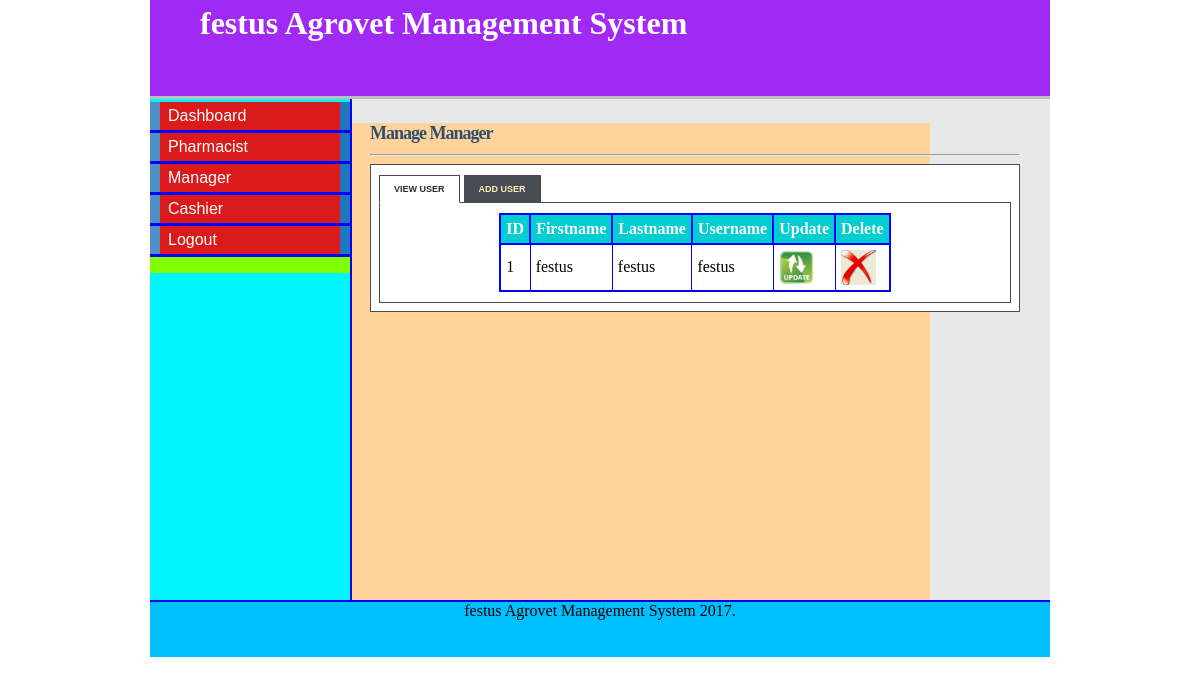
Page /admin_manager.php (signed in) on the committed database.
### tables this page shows
CREATE TABLE IF NOT EXISTS `manager` (
  `manager_id` tinyint(5) NOT NULL AUTO_INCREMENT,
  `first_name` varchar(15) NOT NULL,
  `last_name` varchar(15) NOT NULL,
  `staff_id` varchar(10) NOT NULL,
  `postal_address` varchar(20) NOT NULL,
  `phone` varchar(12) NOT NULL,
  `email` varchar(20) NOT NULL,
  `username` varchar(10) NOT NULL,
  `password` varchar(10) NOT NULL,
  `date` datetime NOT NULL,
  PRIMARY KEY (`manager_id`)
);

### admin_manager.php (the view, shortened to what this page needs)
<html>
<head>
<link rel="stylesheet" type="text/css" href="style/mystyle.css">
<link rel="stylesheet" href="style/style.css" type="text/css" media="screen" />
<link rel="stylesheet" href="style/table.css" type="text/css" media="screen" />
</head>
<body>
<div id="content">
<div id="header">
<h1><a href="#"></a> festus Agrovet Management System</h1></div>
<div id="left_column">
<div id="button">
<ul>
			<li><a href="admin.php">Dashboard</a></li>
			<li><a href="admin_pharmacist.php">Pharmacist</a></li>
			<li><a href="admin_manager.php">Manager</a></li>
			<li><a href="admin_cashier.php">Cashier</a></li>
			<li><a href="logout.php">Logout</a></li>
		</ul>
</div>
		</div>
<div id="main">
<div id="tabbed_box" class="tabbed_box">
    <h4>Manage Manager</h4>
<hr/>
    <div class="tabbed_area">
        <ul class="tabs">
            <li><a href="javascript:tabSwitch('tab_1', 'content_1');" id="tab_1" class="active">View User</a></li>
            <li><a href="javascript:tabSwitch('tab_2', 'content_2');" id="tab_2">Add User</a></li>
        </ul>
        <div id="content_1" class="content">
			<?php echo $message;
        $result = mysql_query("SELECT * FROM manager")
                or die(mysql_error());
        echo "<table border='1' cellpadding='5' align='center'>";
        echo "<tr> <th>ID</th><th>Firstname </th> <th>Lastname </th> <th>Username </th><th>Update </th><th>Delete</th></tr>";
        while($row = mysql_fetch_array( $result )) {
                echo "<tr>";
                echo '<td>' . $row['manager_id'] . '</td>';
                echo '<td>' . $row['first_name'] . '</td>';
				echo '<td>' . $row['last_name'] . '</td>';
				echo '<td>' . $row['username'] . '</td>';
				?>
				<td><a href="update_manager.php?username=<?php echo $row['username']?>"><img src="images/update-icon.png" width="35" height="35" border="0" /></a></td>
				<td><a href="delete_manager.php?manager_id=<?php echo $row['manager_id']?>"><img src="images/delete-icon.jpg" width="35" height="35" border="0" /></a></td>
				<?php
		 }
        echo "</table>";
?>
        </div>
    </div>
</div>
</div>
<div id="footer" align="Center"> festus Agrovet Management System 2017. </div>
</div>
</body>
</html>

### style/mystyle.css (style rules this page uses)
body { margin-top: 0px; padding-top: 0px; }
#content { margin-left: auto; margin-right: auto; background: #E8E8E8; width: 900px; height: 600px; }
#header { width: 900px; height: 96px; background:#a029f4; border-bottom: solid 3px #bebebe; }
#header h1 { margin: 0px; padding-top: 5px; margin-left: 50px; color: #fff; }
#left_column { clear: all; float: left; width: 200px; height: 501px; background: #00f5ff; border-right:solid 2px blue; }
#main { clear: all; width: 780px; height: 470px; background: #ffd39b; }
#button { width: 12.5em; padding: 0 0 1em 0; margin-top: 0.2em; margin-bottom: 1em; font-family: 'Trebuchet MS', 'Lucida Grande', Verdana, Arial, Sans-serif; background: #7fff00; color: #333; }
#button ul { list-style: none; margin: 0; padding: 0; border: none; }
#button li { border-bottom: 3px solid blue; margin: 0; list-style: none; list-style-image: none; }
#button li a { display: block; padding: 5px 5px 5px 0.5em; border-left: 10px solid #508fc4; border-right: 10px solid #2175bc; background-color: #DB1B1B; color: #fff; text-decoration: none; width: 100%; }
html>body #button li a { width: auto; }
#footer { width: 900px; height: 55px; background: #00bfff; clear: all; border-top: solid 2px blue; }

### style/style.css (style rules this page uses)
#tabbed_box { margin: 0px auto 0px 220px; width: 650px; }
.tabbed_box h4 { font-size: 18px; color:#2F4F6F; letter-spacing:-1px; margin-bottom:10px; }
.tabbed_area { border: 1px solid #494e52; background-color: #fff; padding: 8px; }
ul.tabs { margin: 0px; padding: 0px; margin-top: 5px; margin-bottom: 6px; }
ul.tabs li { list-style: none; display: inline; }
ul.tabs li a { background-color: #464c54; color: #ffebb5; padding: 8px 14px 8px 14px; text-decoration: none; font-size: 9px; font-family: Verdana, Arial, Helvetica, sans-serif; font-weight: bold; text-transform: uppercase; border: 1px solid #464c54; }
ul.tabs li a.active { background-color: #ffffff; color: #282e32; border: 1px solid #464c54; border-bottom: 1px solid #ffffff; }
.content { background-color: #ffffff; padding: 10px; border: 1px solid #464c54; }

### style/table.css (style rules this page uses)
table { border-collapse:collapse; }
table,th { border: 2px solid blue; }
th { background-color: #00CED1; color:white; }

### admin_manager.php (style rules this page uses)
#main { height: 477px; }

### rows in the picture
manager: manager_id "1", first_name "festus", last_name "festus", username "festus"
